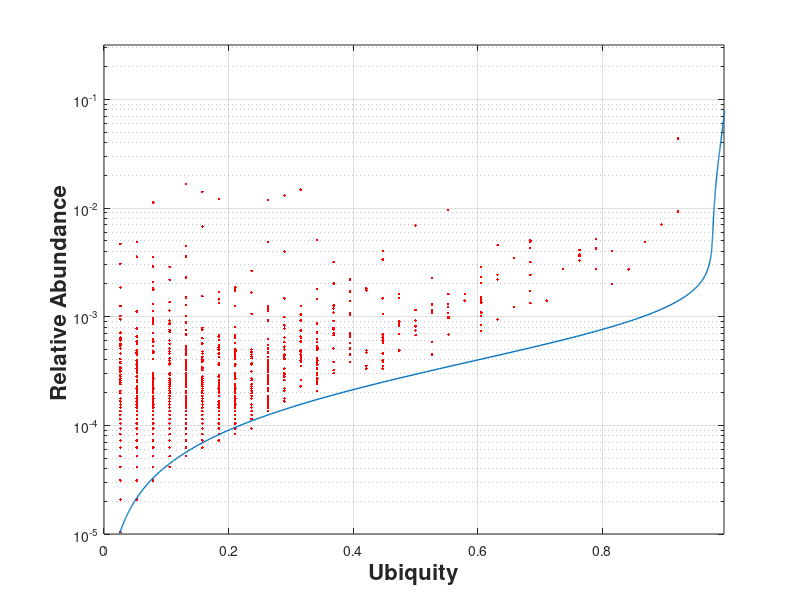

Reproduce this figure in MATLAB.
function AU_process
% This script is written as a "function" so that the 2 subfunctions 
% below can be included in the same source file.

% **********************************************
% Choose host: ACRO=1, PORI=2, CCA=3, or TURF=4.
host=4;
% **********************************************

load MASTERMATRIX master
load HOST_ISLAND H
% A column of master corresponds to a sample.  A row of master gives
% the counts for an OTU in the various samples.  The row number 
% happens to be (OTU_ID + 1), since the OTUs were numbered starting
% with zero.
% The vector H{host} contains the column numbers of master that
% represent samples of the pure host.

% ***** OTU SCATTERGRAM ***************
% Prepare scattergram.
cols=H{host};
M=master(:,cols);
ss=sum(M);                  % sample sizes (row vector)
num=length(ss);             % number of samples
[whichrows,abun,ubiq]=AU(M);
numrows=length(whichrows);  % total number of OTUs seen on the host
% Plot scattergram.
semilogy(ubiq,abun,'r.')
hold on
% *************************************

% ***** OTU AU-CONFIDENCE LEVELS ******
% Calculate confidance levels for data. Confidence = 1-significance.
% See comments in STATS (in SUBFUNCTIONS below) for connections
% with quantities mentioned in the appendix.
for j=1:numrows
    ab=abun(j);              % relative abundance of the OTU in host pool.
    [m0,p0,E,V]=STATS(ab,ss);
    % Only m0 and p0 are used in this loop.
    k=num*ubiq(j);          % number of samples in which the OTU was seen.
    m0_minus_k=abs(m0-k);           % just n - k
    conf(j,1)=betainc(p0,k+1,m0_minus_k);
end
% ************************************

% ***** AU EXPECTATION CURVE *********
% Prepare expectation curve.
u=linspace(0,.995,501);
log_a=linspace(-5,-.5,501); % logarithmic scale
[U,L]=meshgrid(u,log_a);        
A=10.^L;                % U and A are used below in the contour command.
k=num*u;    % row vector
a=(10.^log_a)'; % column vector
[m0,p0,E,V]=STATS(a,ss); % column vectors
% Only E is used here.
% Plot expectation curve.
u=E/num;
hh=semilogy(u,a);
set(hh,'LineWidth',1)
xlabel('Ubiquity','fontsize',16,'fontweight','b')
ylabel('Relative Abundance ','fontsize',16,'fontweight','b')
hold on
% ************************************

% ***** AU SIGNIFICANCE CONTOUR ******
% Prepare significance function for contour graph.
[K,M0]=meshgrid(k,m0);
[K,P]=meshgrid(k,p0);
M0_minus_K=abs(M0-K);
Z=1-betainc(P,K+1,M0_minus_K);
% Plot confidence contour (significance curve).
Map=[0 0 0];
colormap(Map)
vec=[.01];      % just one contour
[c,h]=contour(U,A,Z,vec);
set(h,'LineWidth',1)
grid on
hold off
% ************************************




% *******************************************************
% ************ SUBFUNCTIONS *****************************
% *******************************************************

function [m0,p0,E,V]=STATS(a,ss)
% ss is a row vector of sample sizes
% a, m0, p0 are column vectors
[SS,A]=meshgrid(ss,a);
PI=1-(1-A).^SS;
E=sum(PI,2);	% expectation E[K] in appendix
s=sum(PI.^2,2);
V=E-s;          % variance Var[K] in appendix
p0=s./E;        % p* in appendix
m0=(E.^2)./s;	% m* in appendix

function  [rows,abun,ubiq]=AU(M)
% Pool the samples.
sM=sum(M,2);
% Save rows present in the pool.
rows=find(sM>0);        % rows where the OTU is seen on the host
% Contract the matrix.
m=M(rows,:);
sm=sum(m,2);
ssm=sum(sm);
abun=sm/ssm;           % pooled relative abundance
m0=m>0;                % logical
k=sum(m0,2);           % number of samples where OTU shows up
n=size(M,2);           % total number of samples
ubiq=k/n;              % ubiquity

